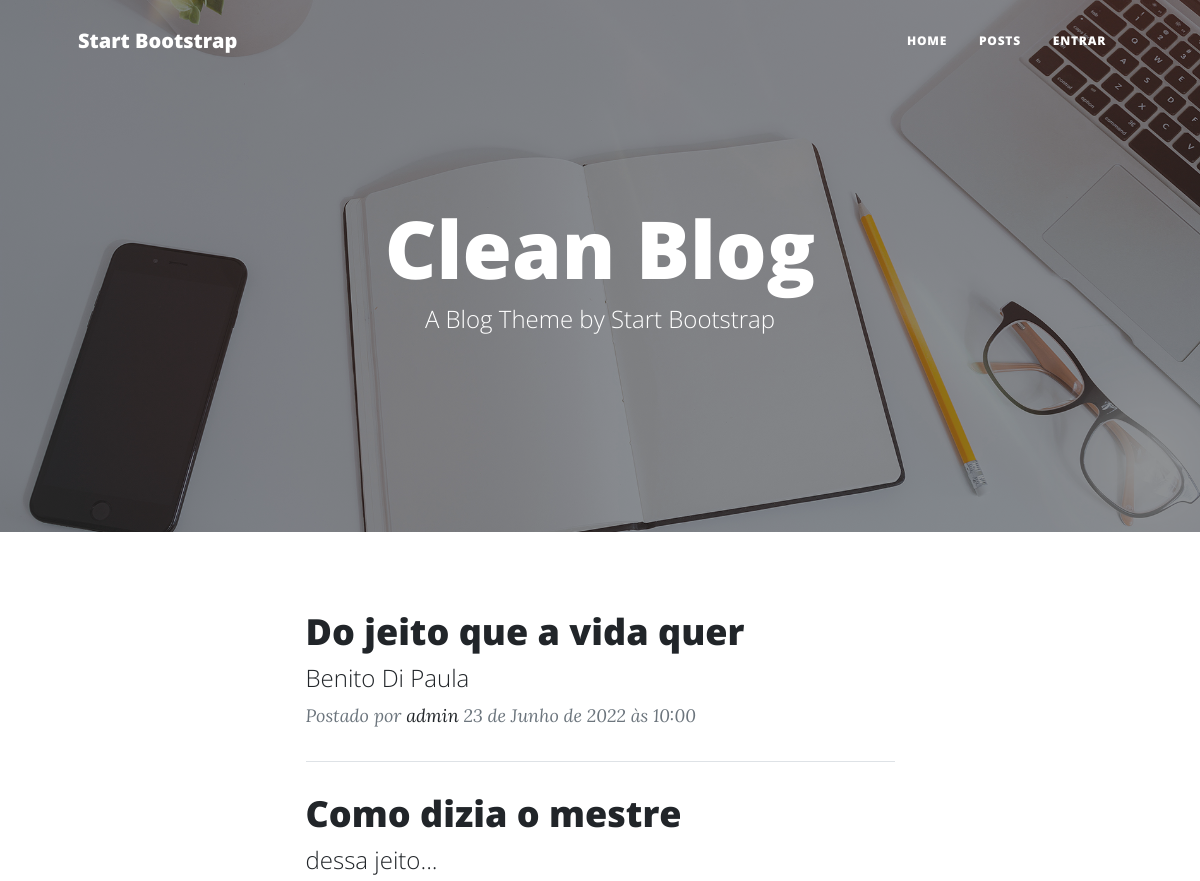
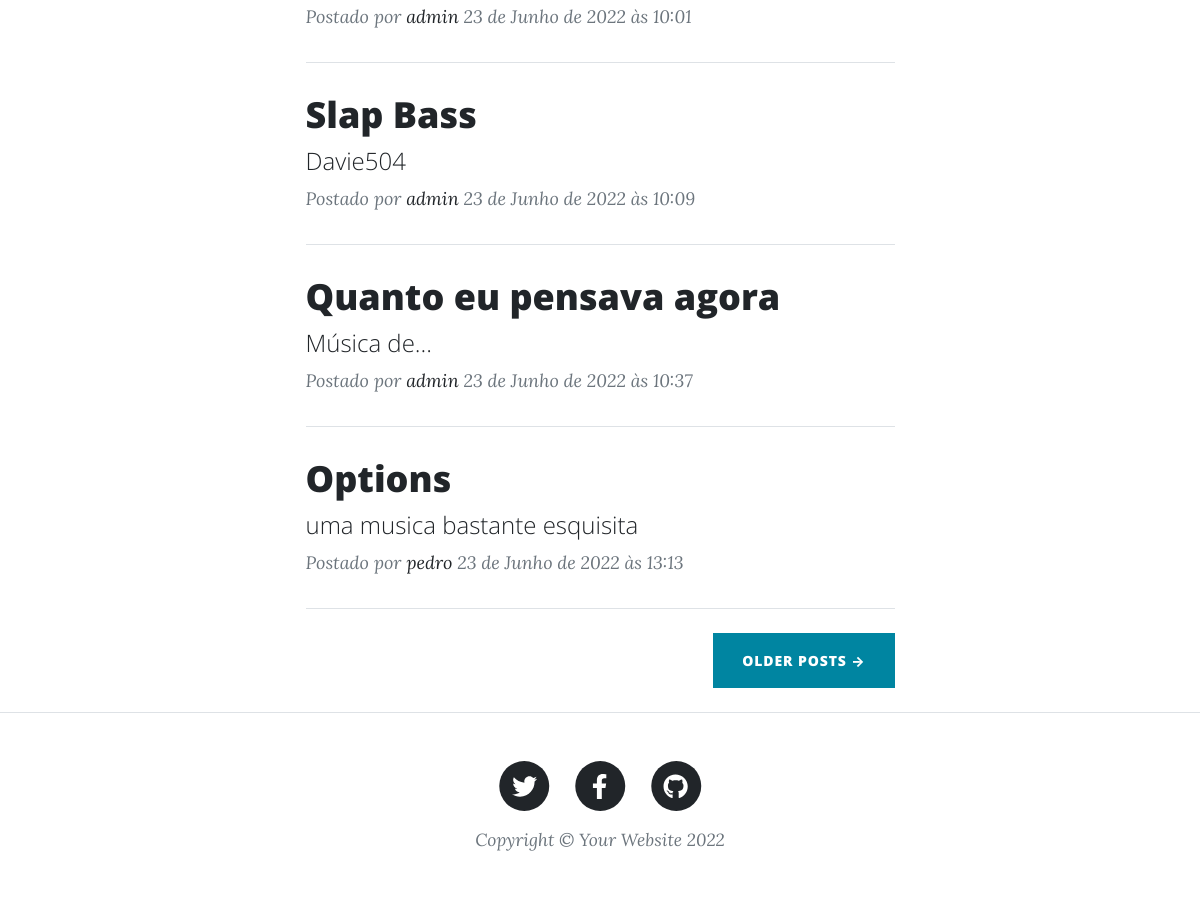
The page /posts on the database its author committed (2 pictures, top to bottom).
### app/models.py (models this page shows, shortened)
class Post(models.Model):
    STATUS      = (('disponível', 'Disponível'), ('indisponível', 'Indisponível'))
    titulo      = models.CharField(max_length=100)
    subtitulo   = models.CharField(max_length=100)
    slug        = models.SlugField(max_length=100)
    descricao   = models.TextField()
    autor       = models.ForeignKey(User, on_delete=models.CASCADE)
    publicacao  = models.DateTimeField(default=timezone.now)
    atualizacao = models.DateTimeField(auto_now_add=True)
    status      = models.CharField(max_length=12, choices=STATUS, default='indisponível')
    def get_absolute_url(self):
        return reverse('postDetail', args=[self.slug])
    class Meta:
        ordering = ['publicacao']

### app/views.py (the view)
# urls.py: path('posts', views.PostListView.as_view(), name='postList'),
class PostListView(ListView):
    model = Post
    template_name = 'post/post-list.html'

### app/templates/post/post-list.html (shortened to what this page needs)
{% extends 'base.html' %}
{% load static %}
{% block header %}
    <header class="masthead" style="background-image: url({% static 'assets/img/home-bg.jpg' %})">
        <div class="container position-relative px-4 px-lg-5">
            <div class="row gx-4 gx-lg-5 justify-content-center">
                <div class="col-md-10 col-lg-8 col-xl-7">
                    <div class="site-heading">
                        <h1>Clean Blog</h1>
                        <span class="subheading">A Blog Theme by Start Bootstrap</span>
                    </div>
                </div>
            </div>
        </div>
    </header>
{% endblock header %}
{% block content %}
    <div class="post-preview">
        {% for post in object_list %}
            <a href="{{post.get_absolute_url}}">
                <h2 class="post-title">{{post.titulo}}</h2>
                <h4 class="post-subtitle">{{post.subtitulo}}</h4>
            </a>
            <p class="post-meta">
                Postado por
                <a href="#!">{{post.autor}}</a>
                {{post.publicacao}}
            </p>
            <hr class="my-4" />
        {% endfor %}
    </div>
{% endblock content %}

### rows shown on the page
Post: titulo "Do jeito que a vida quer", subtitulo "Benito Di Paula", autor "admin", publicacao "23 de Junho de 2022 às 10:00"
Post: titulo "Como dizia o mestre", subtitulo "dessa jeito...", autor "admin", publicacao "23 de Junho de 2022 às 10:01"
Post: titulo "Slap Bass", subtitulo "Davie504", autor "admin", publicacao "23 de Junho de 2022 às 10:09"
Post: titulo "Quanto eu pensava agora", subtitulo "Música de...", autor "admin", publicacao "23 de Junho de 2022 às 10:37"
Post: titulo "Options", subtitulo "uma musica bastante esquisita", autor "pedro", publicacao "23 de Junho de 2022 às 13:13"
